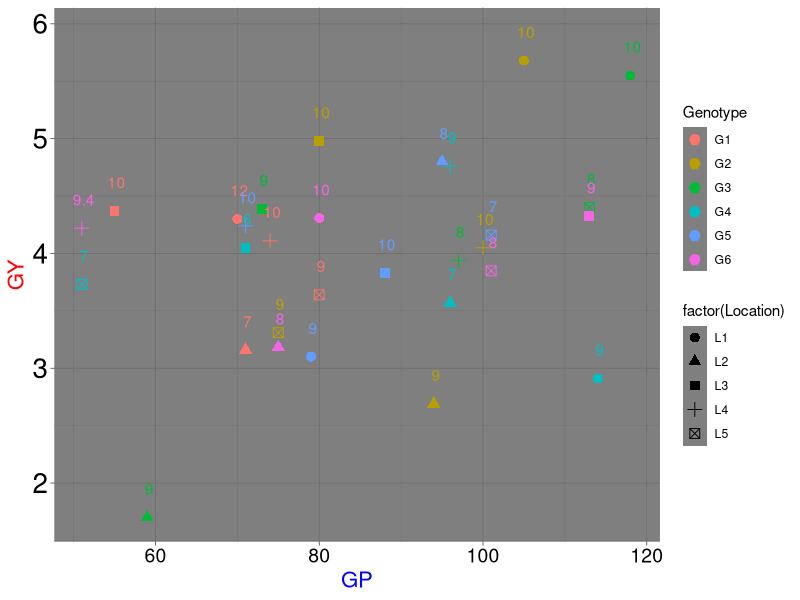
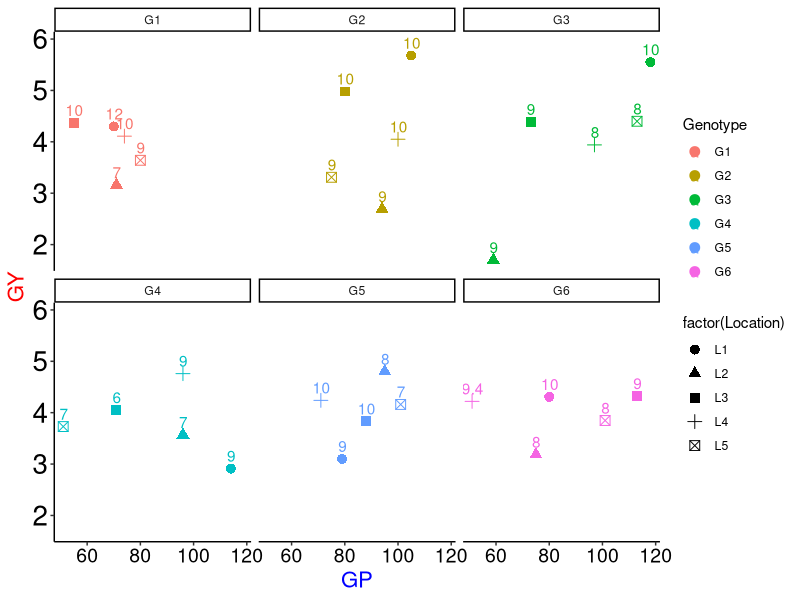
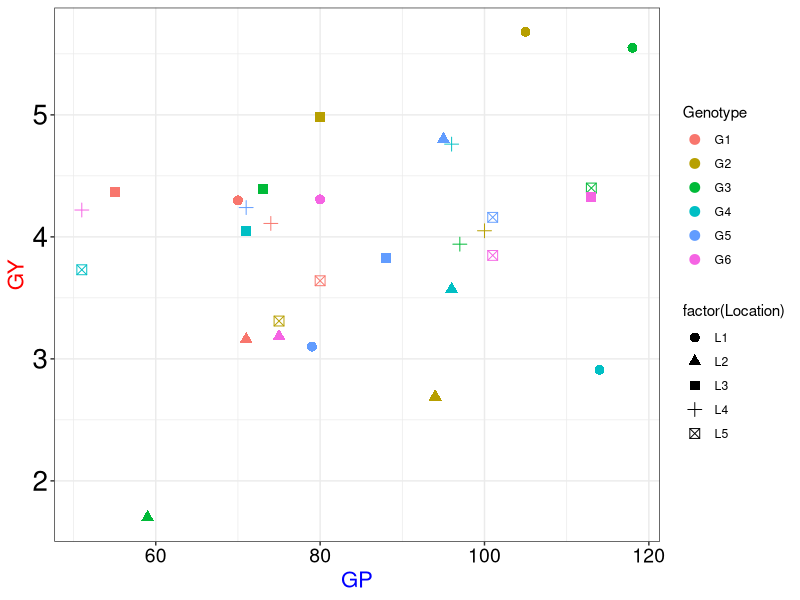
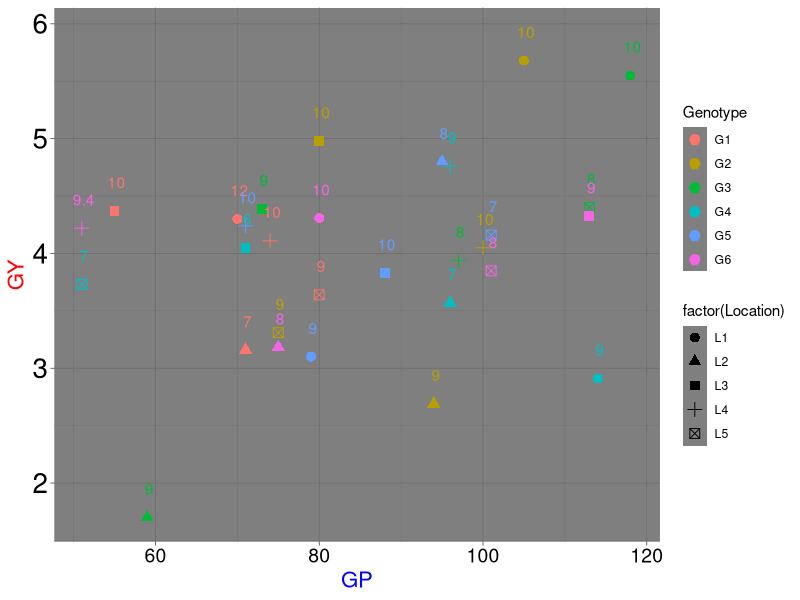
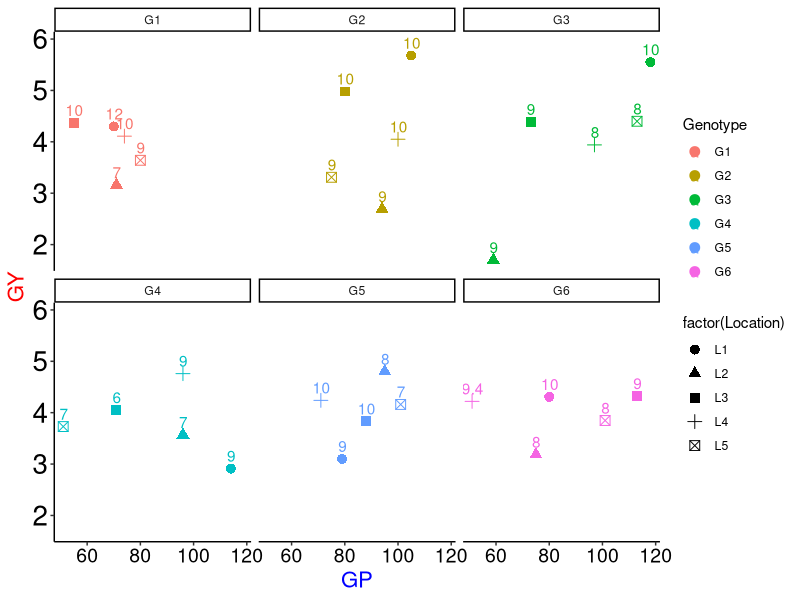
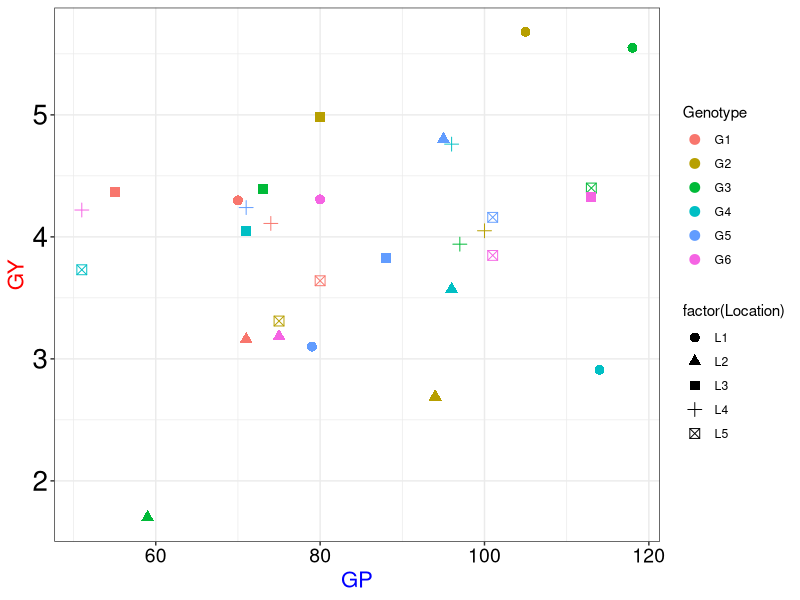

The R script that drew these images, in order:
### Draw a dot plot
R<-read.csv("Data.csv")
R
attach(R)

##
library(ggplot2)
## Theme dark
ggplot(R,aes(x=GP,y=GY,color=Genotype))+
  geom_point(size=3,aes(shape=factor(Location)))+
  geom_text(label=PN,nudge_x = 0.25,nudge_y = 0.25,check_overlap = F)+
  theme_dark()+
  theme(axis.title.x = element_text(size = 16,color = "blue"),
        axis.title.y = element_text(size = 16,color = "red"),
        axis.text.x = element_text(size = 14,color = "black",angle = 0),
        axis.text.y = element_text(size = 20,color = "black",angle = 0))
ggsave("Figure1.png",height = 7,width = 14,dpi=200)

## Theme classic
ggplot(R,aes(x=GP,y=GY,color=Genotype))+
  geom_point(size=3,aes(shape=factor(Location)))+
  geom_text(label=PN,nudge_x = 0.25,nudge_y = 0.25,check_overlap = F)+
  theme_classic()+
  theme(axis.title.x = element_text(size = 16,color = "blue"),
        axis.title.y = element_text(size = 16,color = "red"),
        axis.text.x = element_text(size = 14,color = "black",angle = 0),
        axis.text.y = element_text(size = 20,color = "black",angle = 0))+
  facet_wrap(.~Genotype)
ggsave("Figure2.png",height = 7,width = 14,dpi=200)

## Theme classic
ggplot(R,aes(x=GP,y=GY,color=Genotype))+
  geom_point(size=3,aes(shape=factor(Location)))+
    theme_bw()+
  theme(axis.title.x = element_text(size = 16,color = "blue"),
        axis.title.y = element_text(size = 16,color = "red"),
        axis.text.x = element_text(size = 14,color = "black",angle = 0),
        axis.text.y = element_text(size = 20,color = "black",angle = 0))
ggsave("Figure3.png",height = 7,width = 14,dpi=200)
